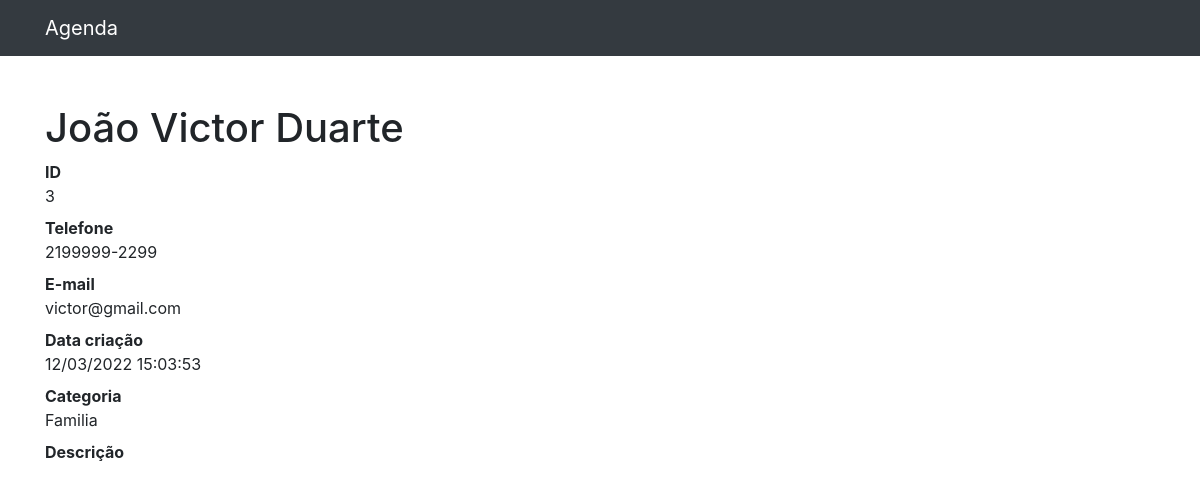
Page /3 on the committed database.
### contatos/models.py (models this page shows, shortened)
class Contato(models.Model):
    nome = models.CharField(max_length=255)
    sobrenome = models.CharField(max_length=255, blank=True)
    telefone = models.CharField(max_length=255)
    email = models.CharField(max_length=255, blank=True)
    data_criacao = models.DateTimeField(default=timezone.now)
    descicao = models.TextField(blank=True)
    categoria = models.ForeignKey(Categoria, on_delete=models.DO_NOTHING)

class Categoria(models.Model):
    nome = models.CharField(max_length=255)
    def __str__(self) -> str:
        return self.nome

### contatos/views.py (the view)
# urls.py: path('<int:contato_id>', views.ver_contato, name='ver_contato'),
def ver_contato(request, contato_id):
    contato = get_object_or_404(Contato, id=contato_id)
    return render(request, 'contatos/ver_contato.html', {
        'contato': contato
    })

### contatos/templates/contatos/ver_contato.html (shortened to what this page needs)
{% extends 'base.html' %}
{% block conteudo %}
    <h1 class="mt-5">{{ contato.nome }} {{ contato.sobrenome }}</h1>
    <dl>
        <dt>ID</dt>
        <dd>{{ contato.id }}</dd>
        <dt>Telefone</dt>
        <dd>{{ contato.telefone }}</dd>
        <dt>E-mail</dt>
        <dd>{{ contato.email }}</dd>
        <dt>Data criação</dt>
        <dd>{{ contato.data_criacao|date:'d/m/Y H:m:s ' }}</dd>
        <dt>Categoria</dt>
        <dd>{{ contato.categoria }}</dd>
        <dt>Descrição</dt>
    </dl>
{%endblock%}

### rows in the picture
Contato: nome "João Victor", sobrenome "Duarte", id "3", telefone "2199999-2299", email "victor@gmail.com", data_criacao "12/03/2022 15:03:53", categoria "Familia"
